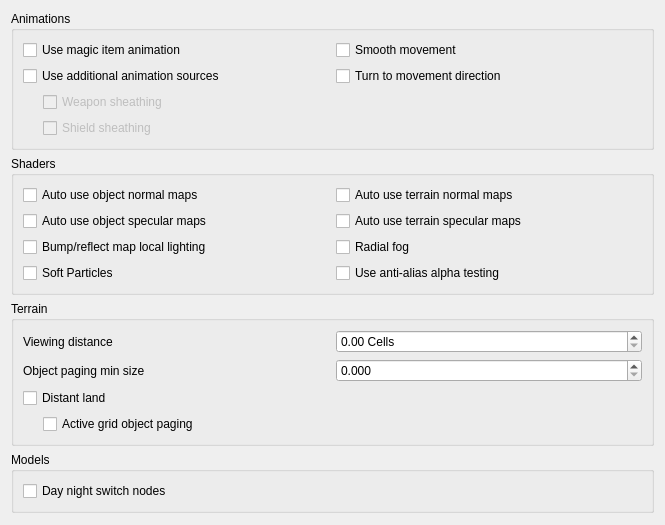
         <widget class="QWidget" name="visualsScrollAreaWidgetContents">
          <property name="geometry">
           <rect>
            <x>0</x>
            <y>0</y>
            <width>665</width>
            <height>525</height>
           </rect>
          </property>
          <layout class="QVBoxLayout" name="verticalLayout">
           <item>
            <widget class="QGroupBox" name="animationsGroup">
             <property name="title">
              <string>Animations</string>
             </property>
             <layout class="QGridLayout" name="animationsLayout">
              <item row="0" column="0">
               <widget class="QCheckBox" name="magicItemAnimationsCheckBox">
                <property name="toolTip">
                 <string>&lt;html&gt;&lt;head/&gt;&lt;body&gt;&lt;p&gt;Use casting animations for magic items, just as for spells.&lt;/p&gt;&lt;/body&gt;&lt;/html&gt;</string>
                </property>
                <property name="text">
                 <string>Use magic item animation</string>
                </property>
               </widget>
              </item>
              <item row="0" column="1">
               <widget class="QCheckBox" name="smoothMovementCheckBox">
                <property name="toolTip">
                 <string>&lt;html&gt;&lt;head/&gt;&lt;body&gt;&lt;p&gt;Makes NPCs and player movement more smooth. Recommended to use with &quot;turn to movement direction&quot; enabled.&lt;/p&gt;&lt;/body&gt;&lt;/html&gt;</string>
                </property>
                <property name="text">
                 <string>Smooth movement</string>
                </property>
               </widget>
              </item>
              <item row="1" column="0">
               <widget class="QCheckBox" name="animSourcesCheckBox">
                <property name="toolTip">
                 <string>&lt;html&gt;&lt;head/&gt;&lt;body&gt;&lt;p&gt;Load per-group KF-files and skeleton files from Animations folder&lt;/p&gt;&lt;/body&gt;&lt;/html&gt;</string>
                </property>
                <property name="text">
                 <string>Use additional animation sources</string>
                </property>
               </widget>
              </item>
              <item row="1" column="1">
               <widget class="QCheckBox" name="turnToMovementDirectionCheckBox">
                <property name="toolTip">
                 <string>&lt;html&gt;&lt;head/&gt;&lt;body&gt;&lt;p&gt;Affects side and diagonal movement. Enabling this setting makes movement more realistic.&lt;/p&gt;&lt;p&gt;If disabled then the whole character's body is pointed to the direction of view. Diagonal movement has no special animation and causes sliding.&lt;/p&gt;&lt;p&gt;If enabled then the character turns lower body to the direction of movement. Upper body is turned partially. Head is always pointed to the direction of view. In combat mode it works only for diagonal movement. In non-combat mode it changes straight right and straight left movement as well. Also turns the whole body up or down when swimming according to the movement direction.&lt;/p&gt;&lt;/body&gt;&lt;/html&gt;</string>
                </property>
                <property name="text">
                 <string>Turn to movement direction</string>
                </property>
               </widget>
              </item>
              <item row="2" column="0">
               <layout class="QVBoxLayout" name="sheathingLayout">
                <property name="leftMargin">
                 <number>20</number>
                </property>
                <item>
                 <widget class="QCheckBox" name="weaponSheathingCheckBox">
                  <property name="enabled">
                   <bool>false</bool>
                  </property>
                  <property name="toolTip">
                   <string>&lt;html&gt;&lt;head/&gt;&lt;body&gt;&lt;p&gt;Render holstered weapons (with quivers and scabbards), requires modded assets.&lt;/p&gt;&lt;/body&gt;&lt;/html&gt;</string>
                  </property>
                  <property name="text">
                   <string>Weapon sheathing</string>
                  </property>
                 </widget>
                </item>
                <item>
                 <widget class="QCheckBox" name="shieldSheathingCheckBox">
                  <property name="enabled">
                   <bool>false</bool>
                  </property>
                  <property name="toolTip">
                   <string>&lt;html&gt;&lt;head/&gt;&lt;body&gt;&lt;p&gt;Render holstered shield, requires modded assets.&lt;/p&gt;&lt;/body&gt;&lt;/html&gt;</string>
                  </property>
                  <property name="text">
                   <string>Shield sheathing</string>
                  </property>
                 </widget>
                </item>
               </layout>
              </item>
             </layout>
            </widget>
           </item>
           <item>
            <widget class="QGroupBox" name="shadersGroup">
             <property name="title">
              <string>Shaders</string>
             </property>
             <layout class="QGridLayout" name="shaderLayout">
              <item row="0" column="0">
               <widget class="QCheckBox" name="autoUseObjectNormalMapsCheckBox">
                <property name="toolTip">
                 <string>&lt;html&gt;&lt;head/&gt;&lt;body&gt;&lt;p&gt;If this option is enabled, normal maps are automatically recognized and used if they are named appropriately
                  (see 'normal map pattern', e.g. for a base texture foo.dds, the normal map texture would have to be named foo_n.dds).
                  If this option is disabled, normal maps are only used if they are explicitly listed within the mesh file (.nif or .osg file). Affects objects.&lt;/p&gt;&lt;/body&gt;&lt;/html&gt;</string>
                </property>
                <property name="text">
                 <string>Auto use object normal maps</string>
                </property>
               </widget>
              </item>
              <item row="0" column="1">
               <widget class="QCheckBox" name="autoUseTerrainNormalMapsCheckBox">
                <property name="toolTip">
                 <string>&lt;html&gt;&lt;head/&gt;&lt;body&gt;&lt;p&gt;See 'auto use object normal maps'. Affects terrain.&lt;/p&gt;&lt;/body&gt;&lt;/html&gt;</string>
                </property>
                <property name="text">
                 <string>Auto use terrain normal maps</string>
                </property>
               </widget>
              </item>
              <item row="1" column="0">
               <widget class="QCheckBox" name="autoUseObjectSpecularMapsCheckBox">
                <property name="toolTip">
                 <string>&lt;html&gt;&lt;head/&gt;&lt;body&gt;&lt;p&gt;If this option is enabled, specular maps are automatically recognized and used if they are named appropriately
                  (see 'specular map pattern', e.g. for a base texture foo.dds,
                  the specular map texture would have to be named foo_spec.dds).
                  If this option is disabled, normal maps are only used if they are explicitly listed within the mesh file
                  (.osg file, not supported in .nif files). Affects objects.&lt;/p&gt;&lt;/body&gt;&lt;/html&gt;</string>
                </property>
                <property name="text">
                 <string>Auto use object specular maps</string>
                </property>
               </widget>
              </item>
              <item row="1" column="1">
               <widget class="QCheckBox" name="autoUseTerrainSpecularMapsCheckBox">
                <property name="toolTip">
                 <string>&lt;html&gt;&lt;head/&gt;&lt;body&gt;&lt;p&gt;If a file with pattern 'terrain specular map pattern' exists, use that file as a 'diffuse specular' map. The texture must contain the layer colour in the RGB channel (as usual), and a specular multiplier in the alpha channel.&lt;/p&gt;&lt;/body&gt;&lt;/html&gt;</string>
                </property>
                <property name="text">
                 <string>Auto use terrain specular maps</string>
                </property>
               </widget>
              </item>
              <item row="2" column="0">
               <widget class="QCheckBox" name="bumpMapLocalLightingCheckBox">
                <property name="toolTip">
                 <string>&lt;html&gt;&lt;head/&gt;&lt;body&gt;&lt;p&gt;Normally environment map reflections aren't affected by lighting, which makes environment-mapped (and thus bump-mapped objects) glow in the dark.
                  Morrowind Code Patch includes an option to remedy that by doing environment-mapping before applying lighting, this is the equivalent of that option.
                  Affected objects will use shaders.
                  &lt;/p&gt;&lt;/body&gt;&lt;/html&gt;</string>
                </property>
                <property name="text">
                 <string>Bump/reflect map local lighting</string>
                </property>
               </widget>
              </item>
              <item row="2" column="1">
               <widget class="QCheckBox" name="radialFogCheckBox">
                <property name="toolTip">
                 <string>&lt;html&gt;&lt;head/&gt;&lt;body&gt;&lt;p&gt;By default, the fog becomes thicker proportionally to your distance from the clipping plane set at the clipping distance, which causes distortion at the edges of the screen.
                  This setting makes the fog use the actual eye point distance (or so called Euclidean distance) to calculate the fog, which makes the fog look less artificial, especially if you have a wide FOV.&lt;/p&gt;&lt;/body&gt;&lt;/html&gt;</string>
                </property>
                <property name="text">
                 <string>Radial fog</string>
                </property>
               </widget>
              </item>
              <item row="3" column="0">
               <widget class="QCheckBox" name="softParticlesCheckBox">
                <property name="toolTip">
                 <string>&lt;html&gt;&lt;head/&gt;&lt;body&gt;&lt;p&gt;Enables soft particles for particle effects. This technique softens the intersection between individual particles and other opaque geometry by blending between them.&lt;/p&gt;&lt;/body&gt;&lt;/html&gt;</string>
                </property>
                <property name="text">
                 <string>Soft Particles</string>
                </property>
               </widget>
              </item>
              <item row="3" column="1">
               <widget class="QCheckBox" name="antialiasAlphaTestCheckBox">
                <property name="toolTip">
                 <string>&lt;html&gt;&lt;head/&gt;&lt;body&gt;&lt;p&gt;Allows MSAA to work with alpha-tested meshes, producing better-looking edges without pixelation. Can negatively impact performance.&lt;/p&gt;&lt;/body&gt;&lt;/html&gt;</string>
                </property>
                <property name="text">
                 <string>Use anti-alias alpha testing</string>
                </property>
               </widget>
              </item>
             </layout>
            </widget>
           </item>
           <item>
            <widget class="QGroupBox" name="terrainGroup">
             <property name="title">
              <string>Terrain</string>
             </property>
             <layout class="QGridLayout" name="terrainLayout">
              <item row="0" column="0">
               <layout class="QHBoxLayout" name="viewingDistanceLayout">
                <item>
                 <widget class="QLabel" name="viewingDistanceLabel">
                  <property name="text">
                   <string>Viewing distance</string>
                  </property>
                 </widget>
                </item>
                <item>
                 <widget class="QDoubleSpinBox" name="viewingDistanceComboBox">
                  <property name="suffix">
                   <string> Cells</string>
                  </property>
                  <property name="minimum">
                   <double>0.000000000000000</double>
                  </property>
                  <property name="singleStep">
                   <double>0.500000000000000</double>
                  </property>
                 </widget>
                </item>
               </layout>
              </item>
              <item row="1" column="0">
               <layout class="QHBoxLayout" name="objectPagingMinSizeLayout">
                <item>
                 <widget class="QLabel" name="objectPagingMinSizeLabel">
                  <property name="toolTip">
                   <string>&lt;html&gt;&lt;head/&gt;&lt;body&gt;&lt;p&gt;Controls how large an object must be to be visible in the scene. The object’s size is divided by its distance to the camera and the result of the division is compared with this value. The smaller this value is, the more objects you will see in the scene.&lt;/p&gt;&lt;/body&gt;&lt;/html&gt;</string>
                  </property>
                  <property name="text">
                   <string>Object paging min size</string>
                  </property>
                 </widget>
                </item>
                <item>
                 <widget class="QDoubleSpinBox" name="objectPagingMinSizeComboBox">
                  <property name="decimals">
                   <number>3</number>
                  </property>
                  <property name="minimum">
                   <double>0.000000000000000</double>
                  </property>
                  <property name="maximum">
                   <double>0.250000000000000</double>
                  </property>
                  <property name="singleStep">
                   <double>0.005000000000000</double>
                  </property>
                 </widget>
                </item>
               </layout>
              </item>
              <item row="2" column="0">
               <widget class="QCheckBox" name="distantLandCheckBox">
                <property name="toolTip">
                 <string>&lt;html&gt;&lt;head/&gt;&lt;body&gt;&lt;p&gt;If true, use paging and LOD algorithms to display the entire terrain. If false, only display terrain of the loaded cells.&lt;/p&gt;&lt;/body&gt;&lt;/html&gt;</string>
                </property>
                <property name="text">
                 <string>Distant land</string>
                </property>
               </widget>
              </item>
              <item row="3" column="0">
               <layout class="QVBoxLayout" name="distantLandLayout">
                <property name="leftMargin">
                 <number>20</number>
                </property>
                <item>
                 <widget class="QCheckBox" name="activeGridObjectPagingCheckBox">
                  <property name="toolTip">
                   <string>&lt;html&gt;&lt;head/&gt;&lt;body&gt;&lt;p&gt;Use object paging for active cells grid.&lt;/p&gt;&lt;/body&gt;&lt;/html&gt;</string>
                  </property>
                  <property name="text">
                   <string>Active grid object paging</string>
                  </property>
                 </widget>
                </item>
               </layout>
              </item>
             </layout>
            </widget>
           </item>
           <item>
            <widget class="QGroupBox" name="miscGroup">
             <property name="title">
              <string>Models</string>
             </property>
             <layout class="QGridLayout" name="miscLayout">
              <item row="0" column="0">
               <widget class="QCheckBox" name="nightDaySwitchesCheckBox">
                <property name="toolTip">
                  <string>&lt;html&gt;&lt;head/&gt;&lt;body&gt;&lt;p&gt;If this setting is true, supporting models will make use of day night switch nodes.&lt;/p&gt;&lt;/body&gt;&lt;/html&gt;</string>
                </property>
                <property name="text">
                 <string>Day night switch nodes</string>
                </property>
               </widget>
              </item>
             </layout>
            </widget>
           </item>
           <item>
            <spacer name="verticalSpacer">
             <property name="orientation">
              <enum>Qt::Vertical</enum>
             </property>
             <property name="sizeHint" stdset="0">
              <size>
               <width>20</width>
               <height>40</height>
              </size>
             </property>
            </spacer>
           </item>
          </layout>
         </widget>
